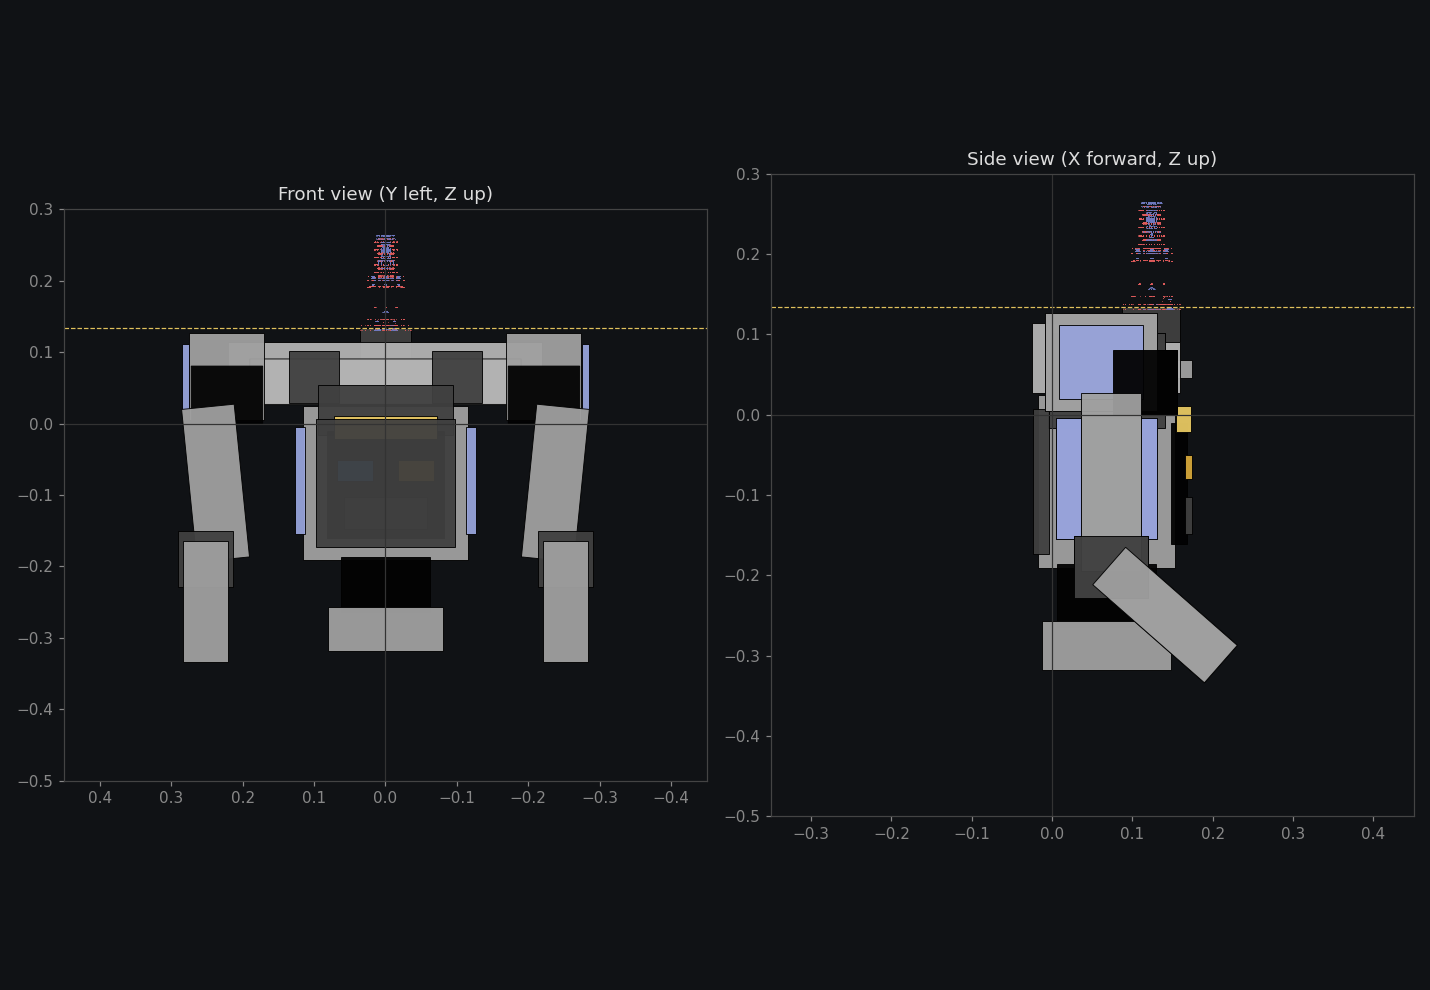

Source code (Python):
"""Project the torso parts to front and side views so proportions can be checked."""
import math
import matplotlib
matplotlib.use("Agg")
import matplotlib.pyplot as plt
from matplotlib.patches import Polygon
import build_torso as bt


def rot(rpy):
    r, p, y = rpy
    cr, sr = math.cos(r), math.sin(r)
    cp, sp = math.cos(p), math.sin(p)
    cy, sy = math.cos(y), math.sin(y)
    Rx = [[1, 0, 0], [0, cr, -sr], [0, sr, cr]]
    Ry = [[cp, 0, sp], [0, 1, 0], [-sp, 0, cp]]
    Rz = [[cy, -sy, 0], [sy, cy, 0], [0, 0, 1]]
    def mul(A, B):
        return [[sum(A[i][k] * B[k][j] for k in range(3)) for j in range(3)] for i in range(3)]
    return mul(Rz, mul(Ry, Rx))


def corners(geom):
    if geom[0] == "box":
        hx, hy, hz = (v / 2 for v in geom[1])
    else:
        hx = hy = geom[1]
        hz = geom[2] / 2
    return [(sx * hx, sy * hy, sz * hz)
            for sx in (-1, 1) for sy in (-1, 1) for sz in (-1, 1)]


def hull_2d(pts):
    pts = sorted(set(pts))
    if len(pts) <= 2:
        return pts
    def half(points):
        stack = []
        for p in points:
            while len(stack) >= 2:
                (ox, oy), (ax, ay) = stack[-2], stack[-1]
                if (ax - ox) * (p[1] - oy) - (ay - oy) * (p[0] - ox) <= 0:
                    stack.pop()
                else:
                    break
            stack.append(p)
        return stack
    return half(pts)[:-1] + half(pts[::-1])[:-1]


HEAD = "/home/claude/AnimationEditor-Source-2026-09-21/ServoAnimator/Models/johnny5_head.urdf"
import xml.etree.ElementTree as ET
PALETTE = {m.get("name"): m.find("color").get("rgba")
           for m in ET.parse(HEAD).getroot().findall("material")}

fig, axes = plt.subplots(1, 2, figsize=(13, 9), facecolor="#101215")
front, side = axes

for ax, title in ((front, "Front view (Y left, Z up)"), (side, "Side view (X forward, Z up)")):
    ax.set_facecolor("#101215")
    ax.set_title(title, color="#dddddd")
    ax.set_aspect("equal")
    for s in ax.spines.values():
        s.set_color("#444")
    ax.tick_params(colors="#888")

for name, xyz, rpy, geom, mat in bt.PARTS:
    R = rot(rpy)
    ox = bt.NX + xyz[0] + bt.TORSO_DX
    oy = bt.NY + xyz[1] + bt.TORSO_DY
    oz = bt.NZ + xyz[2] + bt.TORSO_DZ
    world = []
    for c in corners(geom):
        wx = R[0][0]*c[0] + R[0][1]*c[1] + R[0][2]*c[2] + ox
        wy = R[1][0]*c[0] + R[1][1]*c[1] + R[1][2]*c[2] + oy
        wz = R[2][0]*c[0] + R[2][1]*c[1] + R[2][2]*c[2] + oz
        world.append((wx, wy, wz))
    color = PALETTE[bt.HEAD_MATERIALS[mat]].split()[:3]
    rgb = tuple(float(v) for v in color)
    for ax, proj in ((front, lambda p: (p[1], p[2])), (side, lambda p: (p[0], p[2]))):
        pts = hull_2d([proj(p) for p in world])
        ax.add_patch(Polygon(pts, closed=True, facecolor=rgb, edgecolor="#000", linewidth=0.6, alpha=0.95))

# real neck geometry, projected from the STL, so contact can be checked
import struct, numpy as np, math as _m
def _stl(path, scale=0.001):
    with open(path,'rb') as f:
        h=f.read(84); n=struct.unpack('<I',h[80:84])[0]; d=f.read(n*50)
    a=np.frombuffer(d,dtype=np.uint8).reshape(n,50)
    return a[:,12:48].copy().view('<f4').reshape(n,3,3).astype(float).reshape(-1,3)*scale
def _rot(r,p,y):
    cr,sr=_m.cos(r),_m.sin(r); cp,sp=_m.cos(p),_m.sin(p); cy,sy=_m.cos(y),_m.sin(y)
    return np.array([[cy,-sy,0],[sy,cy,0],[0,0,1]])@np.array([[cp,0,sp],[0,1,0],[-sp,0,cp]])@np.array([[1,0,0],[0,cr,-sr],[0,sr,cr]])
_R=_rot(1.570796,0,1.570796); _o=np.array([-4.7e-8,-8.4e-8,-0.045138975]); _j=np.array([0.123658047,8.4e-8,0.134447975])
MD='/home/claude/pkg/Models/Meshes/NeckAssembly/StepColors/'
for part,col in (('black','#e05c5c'),('cad_97a3da','#6f7ac0')):
    W=(_R@_stl(MD+f'neck_static_{part}.stl').T).T+_o+_j
    step=max(1,len(W)//4000)
    front.scatter(W[::step,1],W[::step,2],s=0.4,c=col,alpha=0.5,linewidths=0)
    side.scatter(W[::step,0],W[::step,2],s=0.4,c=col,alpha=0.5,linewidths=0)
for ax in (front,side):
    ax.axhline(0.134050, color='#e0c05c', linewidth=0.8, linestyle='--')

for ax in axes:
    ax.axhline(0, color="#333", linewidth=0.8)
    ax.axvline(0, color="#333", linewidth=0.8)
front.set_xlim(0.45, -0.45)
front.set_ylim(-0.50, 0.30)
side.set_xlim(-0.35, 0.45)
side.set_ylim(-0.50, 0.30)

plt.tight_layout()
plt.savefig("/home/claude/torso/preview.png", dpi=110, facecolor="#101215")
print("ok")
